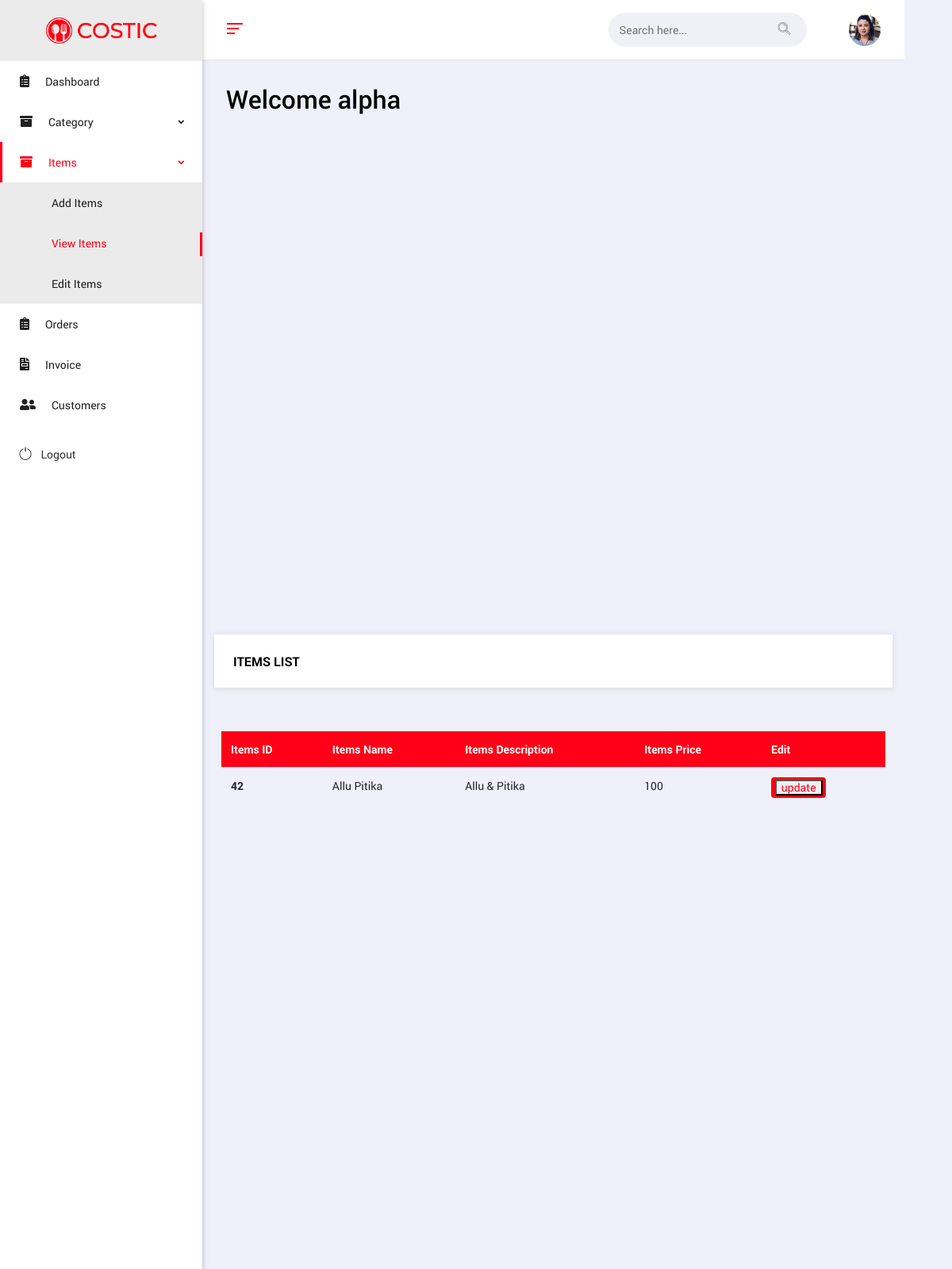
Screenshot of /admin/view_item.php (signed in) with the database file from the repository.
### tables this page shows
CREATE TABLE `items` (
  `item_id` int(5) NOT NULL,
  `item_name` varchar(25) NOT NULL,
  `item_price` int(5) NOT NULL,
  `item_desc` varchar(100) NOT NULL,
  `cat_id` int(5) NOT NULL,
  `image` varchar(100) NOT NULL
);

### admin/view_item.php (the view, shortened to what this page needs)
<?php
include "navbar.php";
$view_items = mysqli_query($con, "SELECT * FROM `items`");
?>
<!DOCTYPE html>
<body>
    <main class="body-content">
        <div class="col-12">
            <div class="ms-panel">
                <div class="ms-panel-header">
                    <h6> Items List</h6>
                </div>
            </div>
        </div>
        <div class="ms-panel-body">
            <div class="table-responsive">
                <table class="table table-hover thead-primary">
                    <thead>
                        <tr>
                            <th scope="col">Items ID</th>
                            <th scope="col">Items Name</th>
                            <th scope="col">Items Description</th>
                            <th scope="col">Items Price</th>
                            <th scope="col">Edit</th>
                        </tr>
                    </thead>
                    <tbody>
                        <?php
                        while ($row = mysqli_fetch_array($view_items)) {
                        ?>
                            <tr>
                                <th scope="row"><?php echo $row["item_id"]; ?></th>
                                <td><?php echo $row["item_name"]; ?></td>
                                <td> <?php echo $row["item_desc"]; ?></td>
                                <td> <?php echo $row["item_price"]; ?></td>
                                <td><span class="badge badge-primary"><button><a href="update_process.php?id=<?php echo $row["cat_id"]; ?>"> update</a></button></span></td>
                            </tr>
                        <?php
                        }
                        ?>
                    </tbody>
                </table>
            </div>
        </div>
    </main>
</body>
</html>

### rows the page displays
items: item_id "42", item_name "Allu Pitika", item_desc "Allu & Pitika", item_price "100"

### other values shown
$name "alpha"
